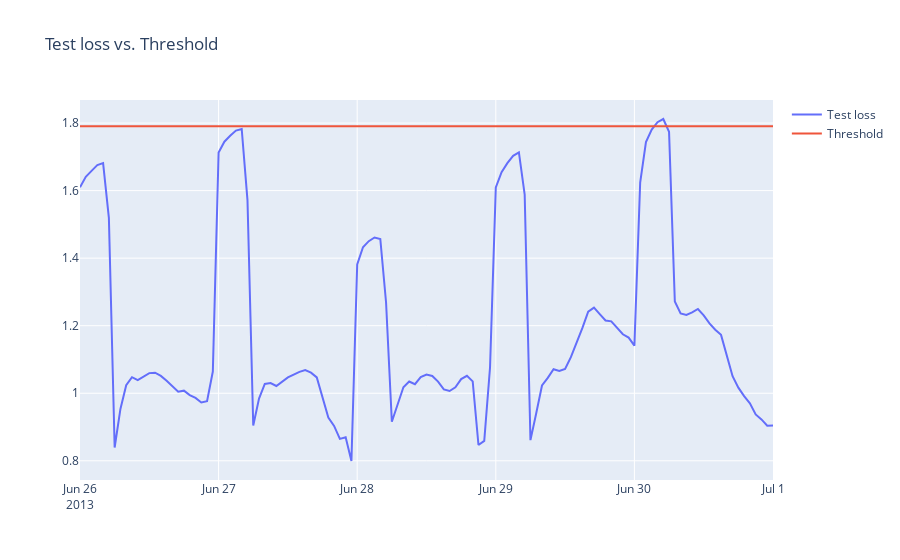

This figure's notebook cell:
### Code cell
# Interactive chart (plotly): Test Loss & Treshold

fig = go.Figure()
fig.add_trace(go.Scatter(x=test_score_df.index, y=test_score_df['loss'], name='Test loss'))
fig.add_trace(go.Scatter(x=test_score_df.index, y=test_score_df['threshold'], name='Threshold'))
fig.update_layout(showlegend=True, title='Test loss vs. Threshold')
fig.show()
